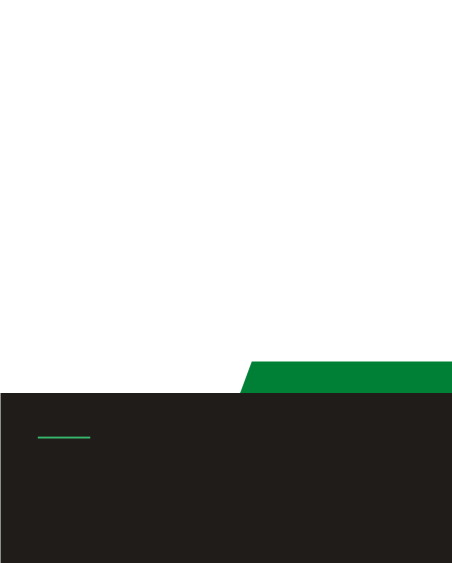
#> input picture Article2Video/cache/Frame.png, 903 x 1125 px (shown at 1/2 size)
$ python -i frame_overlay.py   (imports and definitions only)
#> lines starting #> are read from the running program, lines starting #| are printed output that depends on the picture
### Article2Video/core/smart_frame_generator.py
#!/usr/bin/env python3
"""
Smart Frame Generator
Génère automatiquement des frames dans le style de l'utilisateur
"""

import os
import logging
from PIL import Image, ImageDraw, ImageFont
from typing import Optional, Tuple, Dict, Any
from datetime import datetime
import locale

# Configure logging
logging.basicConfig(level=logging.INFO)
logger = logging.getLogger(__name__)

class SmartFrameGenerator:
    """Générateur de frames intelligent basé sur le style utilisateur"""

    def __init__(self):
        self.preferred_fonts = [
            "fonts/Montserrat-Bold.ttf",
            "fonts/Leelawadee Bold.ttf",
            "fonts/Poppins-Bold.ttf",
            "Arial"
        ]

        # Couleurs du style utilisateur (EXACTES selon le screenshot)
        self.colors = {
            "orange_primary": (255, 152, 0),        # Orange du bandeau ÉCONOMIE
            "green_primary": (34, 139, 69),         # Vert société
            "black_text_bg": (33, 37, 41),          # Fond noir pour le texte
            "white_text": (255, 255, 255),          # Texte blanc
            "date_green": (76, 175, 80),            # Vert pour la date
            "gradient_start": (255, 152, 0),        # Début du dégradé orange
            "gradient_end": (255, 193, 7)           # Fin du dégradé orange
        }

        # Catégories et leurs couleurs (EXACTES selon le style)
        self.categories = {
            "société": (34, 139, 69),               # Vert société
            "économie": (255, 152, 0),              # Orange économie (comme screenshot)
            "technologie": (33, 150, 243),          # Bleu technologie
            "santé": (76, 175, 80),                 # Vert santé
            "éducation": (156, 39, 176),            # Violet éducation
            "sport": (244, 67, 54),                 # Rouge sport
            "culture": (121, 85, 72),               # Marron culture
            "politique": (96, 125, 139),            # Gris politique
            "environnement": (139, 195, 74),        # Vert clair environnement
            "finance": (255, 193, 7),               # Jaune finance
            "default": (34, 139, 69)                # Vert par défaut
        }

    # [323 lines left out: functions get_font, detect_category, get_french_date, create_gradient_background, generate_smart_frame_from_existing, generate_smart_frame and 2 more, not called in this run]

# Instance globale
smart_frame_generator = SmartFrameGenerator()

# [11 lines left out: function generate_smart_frame, not called in this run]

### Article2Video/core/frame_overlay.py
#!/usr/bin/env python3
"""
Frame Overlay Module
Handles adding frames with text to images for social media posts
"""

import os
import logging
from PIL import Image, ImageDraw, ImageFont
from typing import Optional, Tuple, Dict, Any, List
import textwrap
from .smart_frame_generator import smart_frame_generator  # 🎨 NOUVEAU IMPORT

# Configure logging
# [1 line not run here, left out]
logger = logging.getLogger(__name__)

# Constants pour le texte
INITIAL_MAIN_FONT_SIZE = 45
MIN_MAIN_FONT_SIZE = 25
MAIN_TEXT_LINE_SPACING = 15
DEFAULT_TEXT_COLOR = (255, 255, 255)  # Blanc
TEXT_SIDE_MARGIN = 60

class FrameOverlay:
    """Handle frame overlay operations with text on images"""

    def __init__(self):
        self.frame_path = "cache/frame.png"
        self.smart_frame_path = "cache/smart_frame.png"  # 🎨 NOUVEAU FRAME INTELLIGENT
        self.preferred_fonts = [
            "fonts/Poppins-Bold.ttf",
            "fonts/Montserrat-Bold.ttf",
            "fonts/Leelawadee Bold.ttf",
            "Arial"
        ]

    def get_font(self, font_paths: List[str], size: int) -> ImageFont.FreeTypeFont:
        """
        Get font with fallback options

        Args:
            font_paths (list): List of font paths to try
            size (int): Font size

        Returns:
            ImageFont.FreeTypeFont: Font object
        """
        for font_path in font_paths:
            try:
                if os.path.exists(font_path):
                    return ImageFont.truetype(font_path, size)
            except Exception as e:
                logger.warning(f"Could not load font {font_path}: {e}")

        # Fallback to default font
        try:
            return ImageFont.truetype("arial.ttf", size)
        except:
            return ImageFont.load_default()

    def wrap_text(self, text: str, font: ImageFont.FreeTypeFont, max_width: int) -> List[str]:
        """
        Wrap text to fit within specified width

        Args:
            text (str): Text to wrap
            font (ImageFont.FreeTypeFont): Font to use
            max_width (int): Maximum width in pixels

        Returns:
            List[str]: List of wrapped lines
        """
        words = text.split()
        lines = []
        current_line = ""

        for word in words:
            test_line = current_line + (" " if current_line else "") + word
            bbox = font.getbbox(test_line)
            text_width = bbox[2] - bbox[0]

            if text_width <= max_width:
                current_line = test_line
            else:
                if current_line:
                    lines.append(current_line)
                    current_line = word
                else:
                    # Single word is too long, force it
                    lines.append(word)

        if current_line:
            lines.append(current_line)

        return lines

    def draw_main_text(self, draw: ImageDraw.Draw, lines: List[str], font: ImageFont.FreeTypeFont,
                      start_y: int, img_width: int, color: Tuple[int, int, int],
                      line_height: int, line_spacing: int) -> None:
        """
        Draw wrapped main text, centered horizontally

        Args:
            draw (ImageDraw.Draw): Draw object
            lines (List[str]): Text lines to draw
            font (ImageFont.FreeTypeFont): Font to use
            start_y (int): Starting Y position
            img_width (int): Image width for centering
            color (Tuple[int, int, int]): Text color
            line_height (int): Height of each line
            line_spacing (int): Spacing between lines
        """
        current_y = start_y
        try:
            for line in lines:
                line_bbox = draw.textbbox((0, 0), line, font=font)
                line_width = line_bbox[2] - line_bbox[0]
                start_x = (img_width - line_width) // 2  # Centrage horizontal
                draw.text((start_x, current_y), line, fill=color, font=font)
                current_y += line_height + line_spacing
            logger.info(f"Drew {len(lines)} lines of main text starting at y={start_y}")
        except Exception as e:
            logger.error(f"Error in draw_main_text: {e}")

    # [24 lines left out: function save_frame, not called in this run]

    def load_frame(self) -> Optional[Image.Image]:
        """
        Load persistent frame if exists (priorité au frame intelligent)

        Returns:
            Image.Image or None: Loaded frame or None if not found
        """
        try:
            # 🎨 PRIORITÉ AU FRAME INTELLIGENT
            if os.path.exists(self.smart_frame_path):
                frame = Image.open(self.smart_frame_path).convert("RGBA")
                logger.info("Smart frame loaded successfully")
                return frame
            elif os.path.exists(self.frame_path):
                frame = Image.open(self.frame_path).convert("RGBA")
                logger.info("Persistent frame loaded successfully")
                return frame
            else:
                logger.info("No persistent frame found")
                return None

        except Exception as e:
            logger.error(f"Error loading persistent frame: {e}")
            return None

    # [49 lines left out: functions generate_smart_frame_for_article, get_bullet_point_text, not called in this run]

    def apply_frame_with_text(self, base_image_path: str, bullet_point_text: str = None,
                             frame_image: Optional[Image.Image] = None,
                             output_path: str = None,
                             article_data: Dict[str, Any] = None) -> Dict[str, Any]:
        """
        Apply frame with text overlay to an image

        Args:
            base_image_path (str): Path to the base image
            bullet_point_text (str): Text to overlay on the frame (auto si None)
            frame_image (Image.Image, optional): Frame to overlay. If None, génère automatiquement
            output_path (str, optional): Output path. If None, overwrites original
            article_data (dict, optional): Données de l'article pour génération automatique

        Returns:
            dict: Result with status and details
        """
#> called with base_image_path = '../cache/Frame.png'
        try:
            # Load base image
            if not os.path.exists(base_image_path):
                raise FileNotFoundError(f"Base image not found: {base_image_path}")

            base_image = Image.open(base_image_path).convert('RGBA')
#> base_image is the input picture: PIL image 903x1125 RGBA; mean R, G, B, A 9.6, 11.8, 8.9, 83.3
            target_size = base_image.size
#> target_size = (903, 1125)
            img_width, img_height = target_size
#> img_width = 903; img_height = 1125

            logger.info(f"Processing image: {target_size}")

            # 🎨 GÉNÉRATION AUTOMATIQUE DU FRAME SI NÉCESSAIRE
            if frame_image is None:
                if article_data:
                    # Générer un frame intelligent basé sur l'article
                    frame_image = self.generate_smart_frame_for_article(article_data)

                if frame_image is None:
                    # Fallback : charger le frame persistant
                    frame_image = self.load_frame()

                if frame_image is None:
                    return {
                        "status": "error",
                        "message": "No frame provided and no persistent frame found",
                        "output_path": None
                    }

            # 🎨 OBTENTION AUTOMATIQUE DU TEXTE
            if article_data:
                bullet_point_text = self.get_bullet_point_text(article_data, bullet_point_text)

            if not bullet_point_text or not bullet_point_text.strip():
                bullet_point_text = "Texte automatique du bullet point"

            logger.info(f"📝 Texte utilisé: {bullet_point_text[:50]}...")

            # Resize frame to match image size
            frame_rgba = frame_image.convert('RGBA')
            if frame_rgba.size != target_size:
                logger.warning(f"Resizing frame from {frame_rgba.size} to {target_size}")
                frame_rgba = frame_rgba.resize(target_size, Image.LANCZOS)

            # Define text area parameters (32% du bas pour le texte)
            black_band_height_assumption = int(img_height * 0.32)
#> black_band_height_assumption = 360
            text_area_top = img_height - black_band_height_assumption + 60
#> text_area_top = 825
            text_area_height = black_band_height_assumption - 80
#> text_area_height = 280
            side_margin = TEXT_SIDE_MARGIN
            max_text_width = img_width - (side_margin * 2)
#> max_text_width = 783

            # Calculate available height for main text
            available_height_for_main_text = text_area_height - 60
#> available_height_for_main_text = 220

            # Calculate main text size with adaptive sizing
            current_font_size = INITIAL_MAIN_FONT_SIZE
            final_lines = []
            text_fits = False
            main_font = None

            while current_font_size >= MIN_MAIN_FONT_SIZE:
                try:
                    main_font = self.get_font(self.preferred_fonts, current_font_size)
                    wrapped_lines = self.wrap_text(bullet_point_text.strip(), main_font, max_text_width)

                    # Calculate total height needed
                    line_height_bbox = main_font.getbbox('Mg')
                    actual_line_height = line_height_bbox[3] - line_height_bbox[1]
                    total_height = len(wrapped_lines) * actual_line_height + max(0, len(wrapped_lines) - 1) * MAIN_TEXT_LINE_SPACING

                    if total_height <= available_height_for_main_text:
                        final_lines = wrapped_lines
                        text_fits = True
                        logger.info(f"Text fits with font size {current_font_size}px, {len(wrapped_lines)} lines")
                        break
                    else:
                        current_font_size -= 5

                except Exception as e:
                    logger.error(f"Error calculating text size: {e}")
                    current_font_size -= 5
#> after the loop, current_font_size = 45

            if not text_fits:
                logger.warning(f"Text may not fit properly, using minimum font size {MIN_MAIN_FONT_SIZE}px")
                main_font = self.get_font(self.preferred_fonts, MIN_MAIN_FONT_SIZE)
                final_lines = self.wrap_text(bullet_point_text.strip(), main_font, max_text_width)

            # Create text overlay
            text_overlay = Image.new('RGBA', target_size, (0, 0, 0, 0))
#> text_overlay: PIL image 903x1125 RGBA; every value is 0
            text_draw = ImageDraw.Draw(text_overlay)

            # Calculate starting Y position to center text vertically in available area
            line_height_bbox = main_font.getbbox('Mg')
            actual_line_height = line_height_bbox[3] - line_height_bbox[1]
            total_text_height = len(final_lines) * actual_line_height + max(0, len(final_lines) - 1) * MAIN_TEXT_LINE_SPACING
#> total_text_height = 42
            start_y = text_area_top + (available_height_for_main_text - total_text_height) // 2
#> start_y = 914

            # Draw the text
            self.draw_main_text(
                text_draw,
                final_lines,
                main_font,
                start_y,
                img_width,
                DEFAULT_TEXT_COLOR,
                actual_line_height,
                MAIN_TEXT_LINE_SPACING
            )

            # Compositing sequence (ordre important!)
            final_image = base_image                                                    # 1. Image de base
            final_image = Image.alpha_composite(final_image, frame_rgba)               # 2. + Frame
            final_image = Image.alpha_composite(final_image, text_overlay)             # 3. + Texte

            # Save result
            output_path = output_path or base_image_path
            final_image_rgb = final_image.convert('RGB')
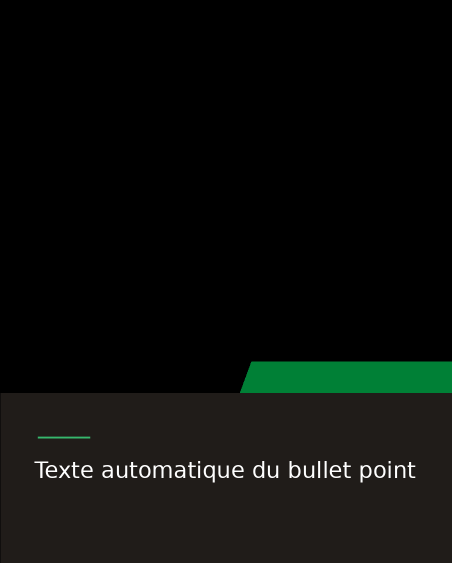
#> final_image_rgb: PIL image 903x1125 RGB (shown at 1/2 size); mean R, G, B 11.1, 13.3, 10.5
            final_image_rgb.save(output_path, "JPEG", quality=95)

            logger.info(f"Frame with text applied successfully to {output_path}")

            return {
                "status": "success",
                "message": "Frame with text applied successfully",
                "output_path": output_path,
                "text_lines": len(final_lines),
                "font_size": current_font_size,
                "text_content": bullet_point_text[:50] + "..." if len(bullet_point_text) > 50 else bullet_point_text,
                "smart_frame_used": article_data is not None  # 🎨 INDICATEUR FRAME INTELLIGENT
            }

        except Exception as e:
            logger.error(f"Error applying frame with text: {e}")
            return {
                "status": "error",
                "message": str(e),
                "output_path": None
            }

# Global instance
frame_overlay = FrameOverlay()

# [17 lines left out: functions apply_frame_with_text, save_frame, load_frame, not called in this run]

>>> result = FrameOverlay().apply_frame_with_text('../cache/Frame.png')
